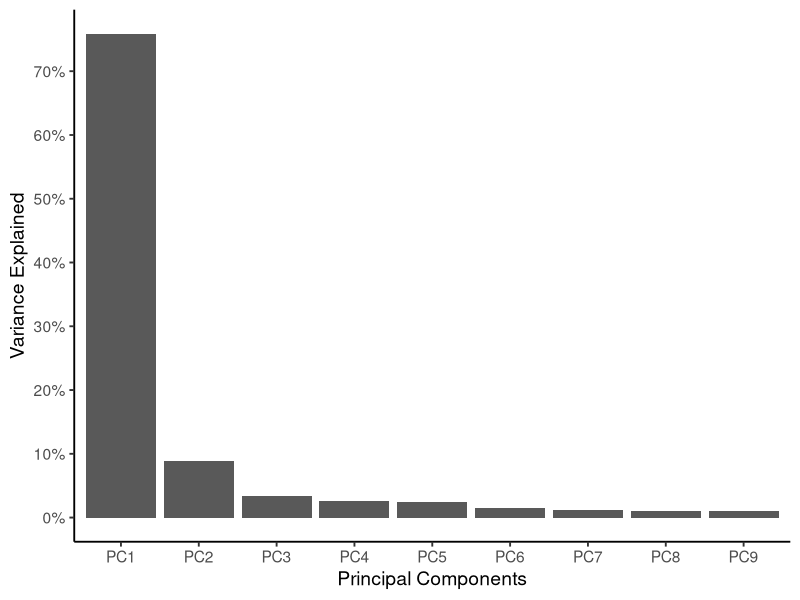
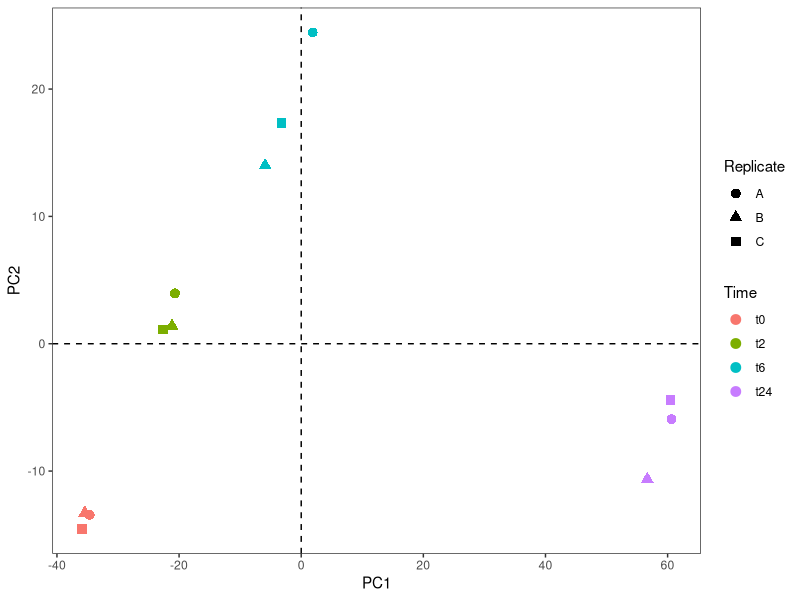

Write the R code that produced these figures, in order.
## ---- chunk 1
hooks = knitr::knit_hooks$get()
hook_foldable = function(type) {
  force(type)
  function(x, options) {
    res = hooks[[type]](x, options)
    
    if (isFALSE(options[[paste0("fold.", type)]])) return(res)
    
    paste0(
      "<details><summary>", type, "</summary>\n\n",
      res,
      "\n\n</details>"
    )
  }
}
knitr::knit_hooks$set(
  output = hook_foldable("output"),
  plot = hook_foldable("plot")
)
## ---- chunk 2

## ---- chunk 3
library(dplyr)
library(ggplot2)
library(reshape2)
data("iris")
md <- read.table("data/metadata_raw.csv", header = T, sep = ";")
rownames(md) <- md$Sample_ID

library(tidyverse)
## ---- chunk 4
gc_vst <- read.table("data/counts_vst.txt", header = T, row.names = 1, sep = "\t")
vst_pca <- prcomp(t(gc_vst))
## ---- chunk 5
comp_var <- function(x) x^2/sum(x^2)
library(scales)

vst_pca$sdev %>% 
  as_tibble() %>% 
  comp_var() %>% 
  mutate(Comp = colnames(vst_pca$x)) %>% 
  slice(1:9) %>% 
  ggplot(aes(x=Comp, y = value)) + 
  geom_bar(stat = "identity") +
  xlab("Principal Components") +
  scale_y_continuous(name = "Variance Explained", breaks = seq(0,0.8,0.1),labels = percent) +
  theme_classic(base_size = 14)

## ---- chunk 6
vst_pca$x
## ---- chunk 7
vst_pca_all <- vst_pca$x %>%
  as.data.frame() %>%
  rownames_to_column(var = "Sample_ID") %>%
  full_join(md, by = "Sample_ID")

# Just to keep the order the right way.
vst_pca_all$Sample_Name <- factor(vst_pca_all$Sample_Name, levels = c("t0_A","t0_B","t0_C","t2_A","t2_B","t2_C","t6_A","t6_B","t6_C","t24_A","t24_B","t24_C"))
vst_pca_all$Time <- factor(vst_pca_all$Time, levels = c("t0","t2","t6","t24"))
vst_pca_all$Replicate <- factor(vst_pca_all$Replicate, levels = c("A","B","C"))

ggplot(vst_pca_all, aes(x=PC1, y=PC2, color = Time)) +
  geom_point(size = 3, aes(shape = Replicate)) +
  geom_vline(xintercept = 0, linetype=2) +
  geom_hline(yintercept = 0, linetype=2) +
  theme_bw() +
  theme(panel.grid.major = element_blank(), 
        panel.grid.minor = element_blank()) 
## ---- chunk 8
sessionInfo()
